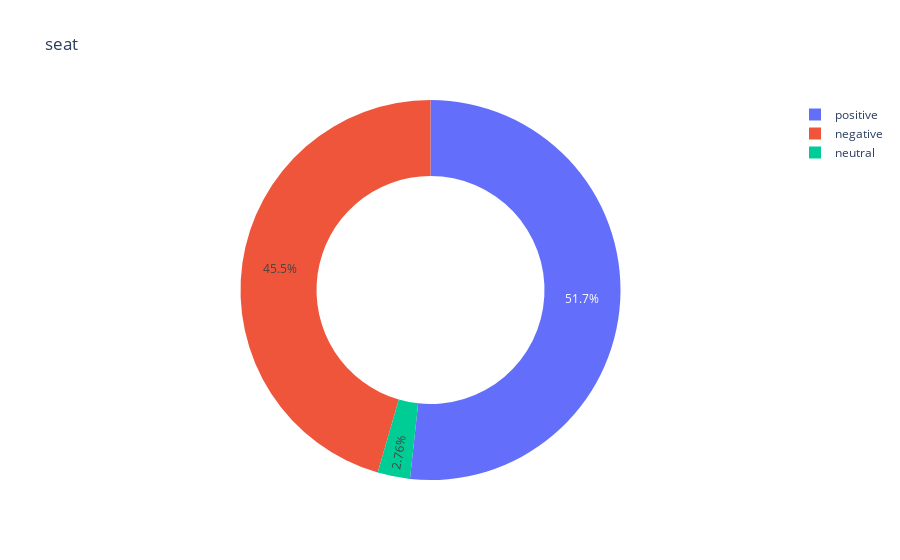

The notebook cell saved with this chart:
### Code cell
data = df[df['predicted_labels']== labels[5]]
plot_data(data,labels[5])

### Figure 1 — Plotly figure (JSON) as saved in the notebook; plotly's stock layout.template omitted (floating-point values rounded to 4 significant figures)
{"data": [{"domain": {"x": [0, 1], "y": [0, 1]}, "hole": 0.6, "hovertemplate": "label=%{label}<br>value=%{value}<extra></extra>", "labels": ["negative", "neutral", "positive"], "legendgroup": "", "name": "", "showlegend": true, "type": "pie", "values": [66, 4, 75]}], "layout": {"legend": {"tracegroupgap": 0}, "title": {"text": "seat"}}}
